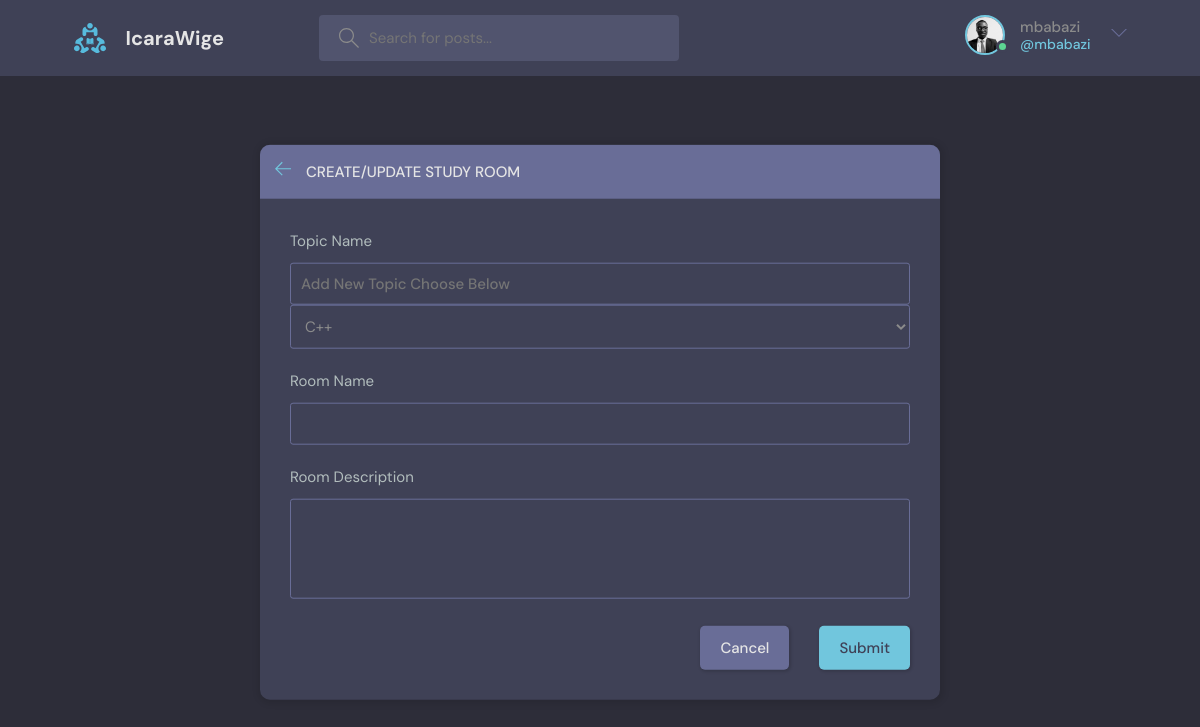
The app's page /create/ (signed in) with its own data.
### base/models.py (models this page shows)
class User(AbstractUser):
    username =models.CharField(max_length=200, null=True)
    name = models.CharField(max_length=200, null=True)
    email = models.EmailField(unique=True)
    bio = models.TextField(null=True, blank=True)
    avatar=models.ImageField(null=True,default="avatar.svg")
    USERNAME_FIELD = 'email'
    REQUIRED_FIELDS = []
    objects = UserManager()

### base/views.py (the view, shortened to what this page needs)
# urls.py: path('create/', views.create, name='create'),
@login_required(login_url='login')
def create(request):
    form=RoomForm()
    topics = Topic.objects.all()
    context={'form':form,'topics':topics,'room':room}
    return render(request,'base/room_form.html',context)

### base/form.py
class RoomForm(ModelForm):
    class Meta:
        model=Room
        fields= '__all__'
        exclude=['host','participants']

### base/templates/base/room_form.html (shortened to what this page needs)
{%extends 'base/nav.html'%}
   {%block content%}
  <main class="create-room layout">
    <div class="container">
      <div class="layout__box">
        <div class="layout__boxHeader">
          <div class="layout__boxTitle">
            <a href="{%url 'home'%}">
              <svg version="1.1" xmlns="http://www.w3.org/2000/svg" width="32" height="32" viewBox="0 0 32 32">
                <title>arrow-left</title>
                <path
                  d="M13.723 2.286l-13.723 13.714 13.719 13.714 1.616-1.611-10.96-10.96h27.625v-2.286h-27.625l10.965-10.965-1.616-1.607z">
                </path>
              </svg>
            </a>
            <h3>Create/Update Study Room</h3>
          </div>
        </div>
        <div class="layout__body">
          <form class="form"  method="POST"  action="#">
            <div class="form__group">
              <label for="room_topic">Topic Name</label>
            <input required type="text" name="topic" value="{{room.topic.name}}" list="topic-list" placeholder="Add New Topic Choose Below "/>
            <select id="topic-list">
            <datalist  id="room-topic">
              {% for topic in topics%}
              <option value="{{topic.name}}">{{topic.name}}</option>
              {%endfor%}
            </datalist>
            </select>
            </div>
            <div class="form__group">
              <label for="room_name">Room Name</label>
              {{form.name}}
            </div>
            <div class="form__group">
              <label for="room_description">Room Description</label>
              {{form.Description}}
            </div>
            <div class="form__action">
              <a class="btn btn--dark" href="{%url 'home'%}">Cancel</a>
              <button class="btn btn--main" type="submit">Submit</button>
            </div>
          </form>
        </div>
      </div>
    </div>
  </main>
{%endblock content%}

### base/templates/base/navbar.html (shortened to what this page needs)
{%load static%}
<header class="header header--loggedIn">
    <div class="container">
      <a href="{%url 'land'%}" class="header__logo">
        <img src="{% static 'images/logo.svg'%}" />
        <h1>IcaraWige</h1>
      </a>
      <form class="header__search" method="GET" action="{%url 'home'%}">
        <label>
          <input name="q" placeholder="Search for posts..." />
        </label>
      </form>
      <nav class="header__menu">
{%if request.user.is_authenticated%}
        <div class="header__user">
          <a href="{%url 'home'%}">
            <div class="avatar avatar--medium active">
              <img src="{{request.user.avatar.url}}" />
            </div>
            <p>{{request.user.username}}<span>@{{request.user.username}}</span></p>
          </a>
          <button class="dropdown-button">
            <svg version="1.1" xmlns="http://www.w3.org/2000/svg" width="32" height="32" viewBox="0 0 32 32">
              <title>chevron-down</title>
              <path d="M16 21l-13-13h-3l16 16 16-16h-3l-13 13z"></path>
            </svg>
          </button>
        </div>
        {%else%}
        <a href="{% url 'login' %}">
          <img src="{% static 'images/avatar.svg' %}" />
          <p>Login</p>
        </a>
        {%endif%}
      </nav>
    </div>
  </header>

### records on screen
User: user.avatar (picture), user.username "mbabazi"

### other values on screen
form field value "C++"
